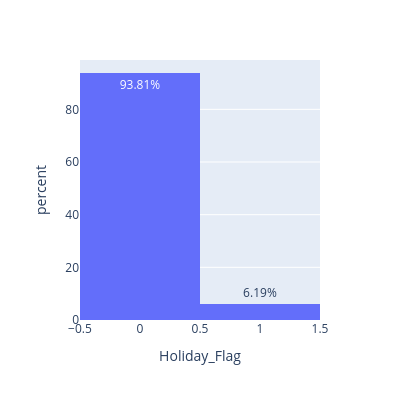

Source (notebook cell):
### Markdown cell above
*4.1.3. Boolean feature distribution*

### Code cell
fig = px.histogram(df, x="Holiday_Flag", width = 400, height=400, text_auto=True, histnorm="percent")
fig.update_traces(
    texttemplate="%{y:.2f}%",
)
fig.show()

### Figure 1 — Plotly figure (JSON) as saved in the notebook; plotly's stock layout.template omitted (floating-point values rounded to 4 significant figures)
{"data": [{"alignmentgroup": "True", "bingroup": "x", "histnorm": "percent", "hovertemplate": "Holiday_Flag=%{x}<br>percent=%{y}<extra></extra>", "legendgroup": "", "marker": {"color": "#636efa", "pattern": {"shape": ""}}, "name": "", "offsetgroup": "", "orientation": "v", "showlegend": false, "texttemplate": "%{y:.2f}%", "type": "histogram", "x": [0, 0, 0, 0, 0, 0, 0, 0, 0, 0, 0, 0, 0, 0, 0, 0, 0, 0, 0, 0, 0, 0, 0, 0, 0, 1, 1, 0, 0, 0, 0, 0, 0, 0, 0, 1, 0, 0, 0, 0, 0, 0, 0, 0, 0, 0, 0, 0, 0, 0, 0, 0, 0, 0, 0, 0, 0, 0, 0, 0, 0, 0, 0, 0, 0, 0, 0, 0, 0, 0, 0, 0, 0, 0, 0, 0, 0, 0, 0, 0, 1, 0, 1, 0, 0, 0, 1, 0, 0, 0, 0, 0, 0, 1, 0, 0, 0, 0, 0, 0, 0, 0, 0, 0, 0, 0, 0, 0, 0, 0, 0, 0, 0], "xaxis": "x", "yaxis": "y"}], "layout": {"barmode": "relative", "height": 400, "legend": {"tracegroupgap": 0}, "margin": {"t": 60}, "width": 400, "xaxis": {"anchor": "y", "domain": [0, 1], "title": {"text": "Holiday_Flag"}}, "yaxis": {"anchor": "x", "domain": [0, 1], "title": {"text": "percent"}}}}
